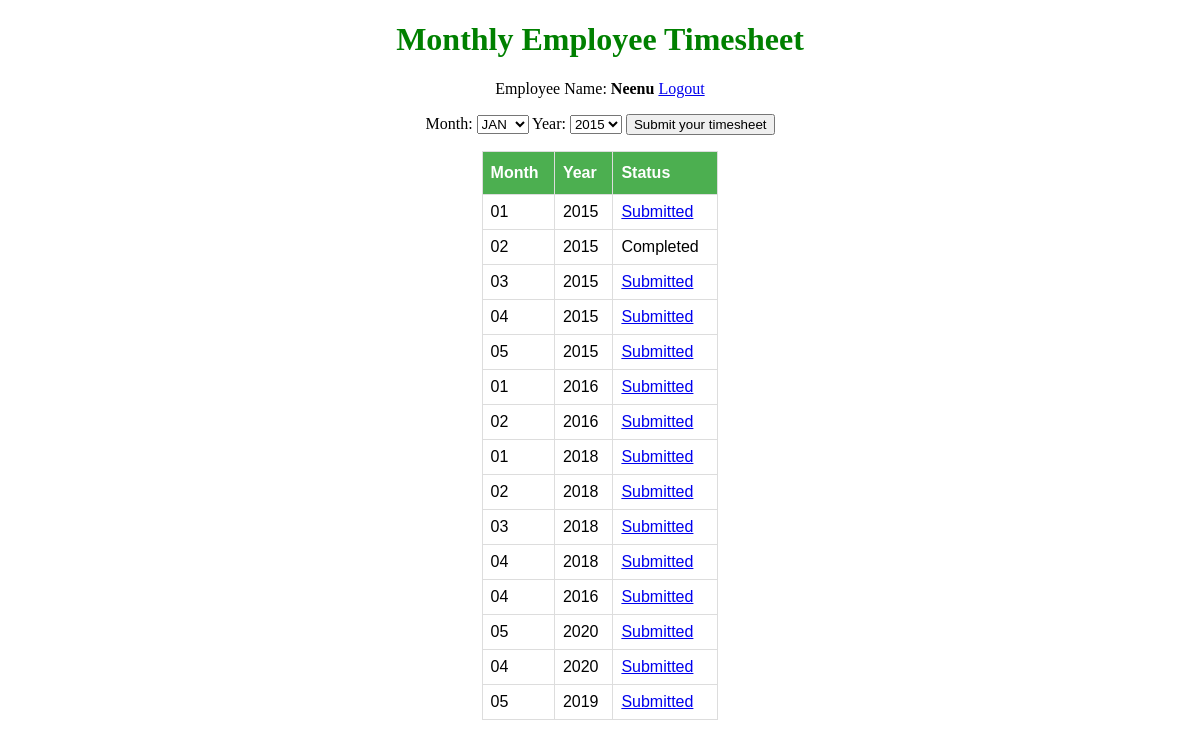
The page /timelog/ (signed in) on the database as committed earlier.
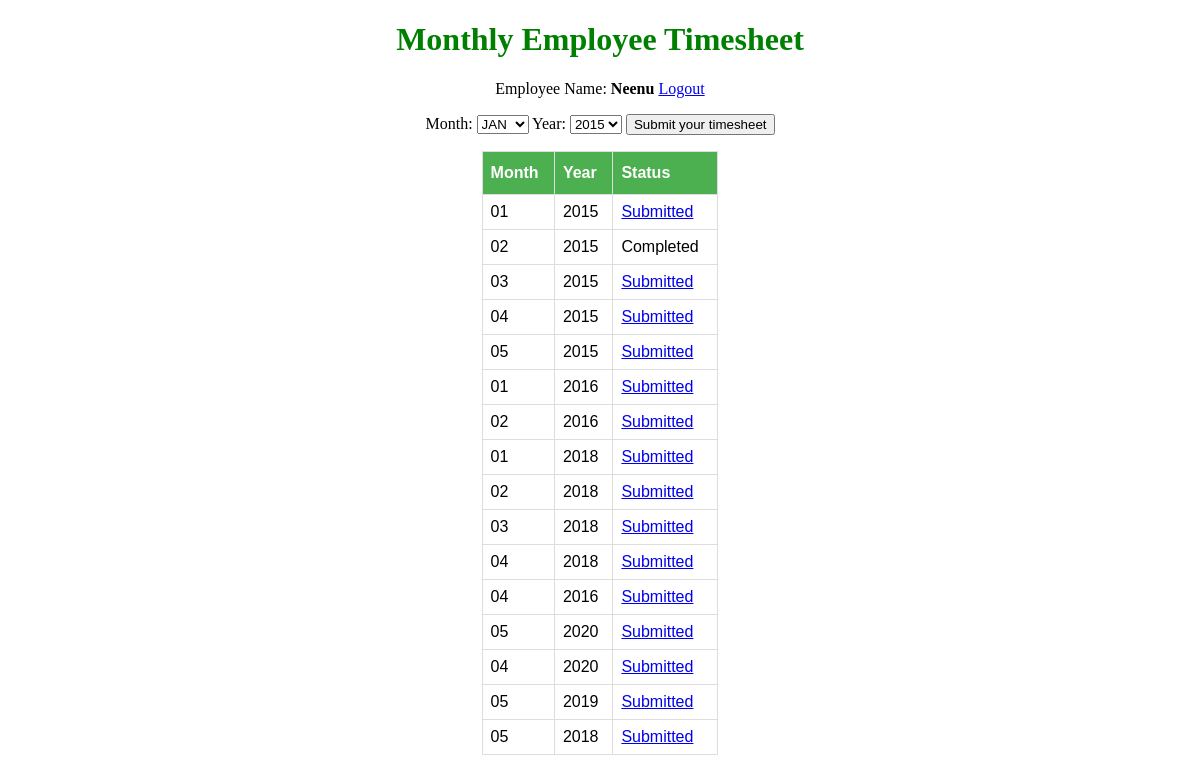
The same page on the database as committed later.
### timelog/models.py (models this page shows, shortened)
class Hours(models.Model):
    MONTHS = (
        ('01', 'JAN'),
        ('02', 'FEB'),
        ('03', 'MAR'),
        ('04', 'APR'),
        ('05', 'MAY'),
        ('06', 'JUN'),
        ('07', 'JUL'),
        ('08', 'AUG'),
        ('09', 'SEP'),
        ('10', 'OCT'),
        ('11', 'NOV'),
        ('12', 'DEC')
    )
    YEARS = (
        ('2015', '2015'),
        ('2016', '2016'),
        ('2017', '2017'),
        ('2018', '2018'),
        ('2019', '2019'),
        ('2020', '2020')
        )
    STATUS = (
        ('Pending', 'Pending'),
        ('Submitted', 'Submitted'),
        ('Completed', 'Completed')
    )
    reference_pk = models.ForeignKey(Employee, on_delete=models.CASCADE)
    month = models.CharField(max_length=2, choices=MONTHS, default='JAN')
    year = models.CharField(max_length=4, choices=YEARS, default='2020')
    submitting_date = models.DateTimeField(auto_now_add=True)
    total_hours = models.DecimalField(max_digits=5, decimal_places=2)
    week1 = models.DecimalField(max_digits=4, decimal_places=2)
    week2 = models.DecimalField(max_digits=4, decimal_places=2)
    week3 = models.DecimalField(max_digits=4, decimal_places=2)
    week4 = models.DecimalField(max_digits=4, decimal_places=2)
    status = models.CharField(max_length=20, choices=STATUS, default='Pending')
    class Meta:
        verbose_name_plural = "Hours"

### timelog/views.py (the view)
# urls.py: path('', views.index, name='index'),
def index(request, *args, **kwargs):
    form = TimesheetForm(request.POST or None)
    context = {}
    context['reporting_year'], context['reporting_month'] = month_year(settings.REPORTING_DATE)
    if 'user_id' in request.session:
        user = get_user(request)
        context['user'] = user
        logger.info("Employee name:" + user.name)
        try:
            data = Hours.objects.filter(reference_pk=Employee.objects.get(reference=request.session['user_id']))
        except Hours.DoesNotExist:
            data = None
        return render(request, 'timelog/index.html', {'form': form, 'data': data, 'context': context})
    return redirect('loginto')

### timelog/forms.py (shortened to what this page needs)
class TimesheetForm(forms.ModelForm):
    month = forms.ChoiceField(choices=Hours.MONTHS)
    class Meta:
        model = Hours
        fields = [
            'month',
            'year',
            'total_hours',
            'week1',
            'week2',
            'week3',
            'week4'
        ]

### timelog/views.py (called while the page is built)
def month_year(reporting_date):
    year = reporting_date[:4]
    month = reporting_date[5:7]
    return year, month

### user_auth/views.py (called while the page is built)
def get_user(request):
    return Employee.objects.get(reference=request.session['user_id'])

### timelog/templates/timelog/index.html (shortened to what this page needs)
{% extends 'base.html' %}
{% load static %}
{% block content %}
<link rel="stylesheet" type="text/css" href="{% static 'timelog/css/index.css' %}">
<div class="container">
  <h1>Monthly Employee Timesheet</h1>
  <p>Employee Name: <b>{{ context.user.name }}</b> <a href="{% url 'logout' %}">Logout</a></p>
  <div class="form-group">
    <form method="get" action="{% url 'timelog:create'%}">
    <div class="my">
      <p>{{ form.month.label_tag }}
        <select name="month">
          {% for choice in form.fields.month.choices %}
          {% if choice.0 < context.reporting_month %}
          <option value="{{ choice.0 }}" name="monthId">{{ choice.1 }}</option>
          {% endif %}
          {% endfor %}
        </select>
        {{ form.year.label_tag }}
        <select name="year">
          {% for choice in form.year.field.choices %}
          {% if choice.0 <= context.reporting_year %}
          <option value="{{ choice.0 }}">{{ choice.1 }}</option>
          {% endif %}
          {% endfor %}
        </select>
        <button type="submit"> Submit your timesheet</button>
      </p>
    </div>
  </div>
  <table id="status">
    <tr>
      <th>Month</th>
      <th>Year</th>
      <th>Status</th>
    </tr>
    {% for d in data %}
    <tr>
    <td>{{ d.month }}</td>
    <td>{{ d.year }}</td>
    {% if d.status == 'Submitted' %}
    <td><a href="{% url 'timelog:update' pk=d.id %}">{{ d.status }}</a></td>
    {% else %}
    <td>{{ d.status }}</td>
    {% endif %}
    </tr>
    {% endfor %}
  </table>
</div>
{% endblock %}

Rows that differ between the two databases and show on the page:
added Hours: month "05", year "2018", status "Submitted"
